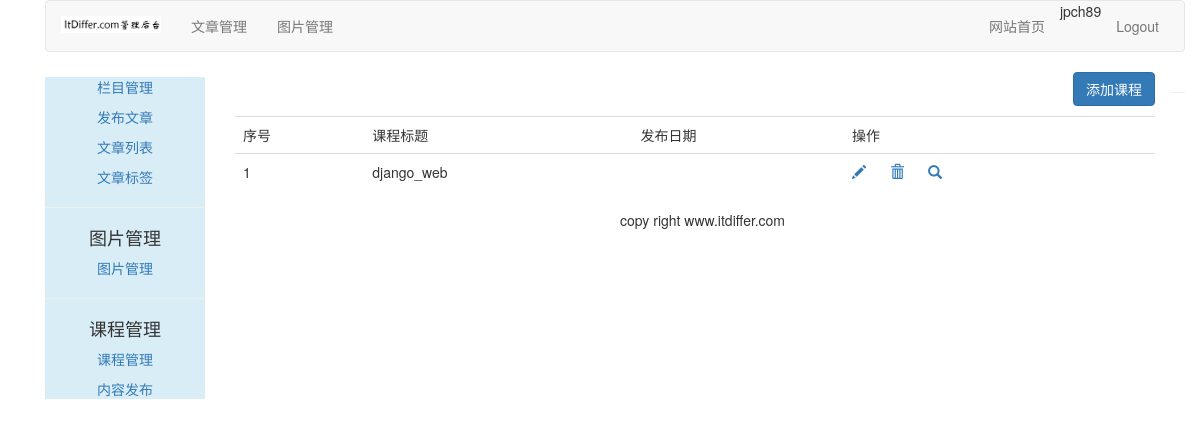
Before: /course/manage-course/ (signed in) with the older database file.
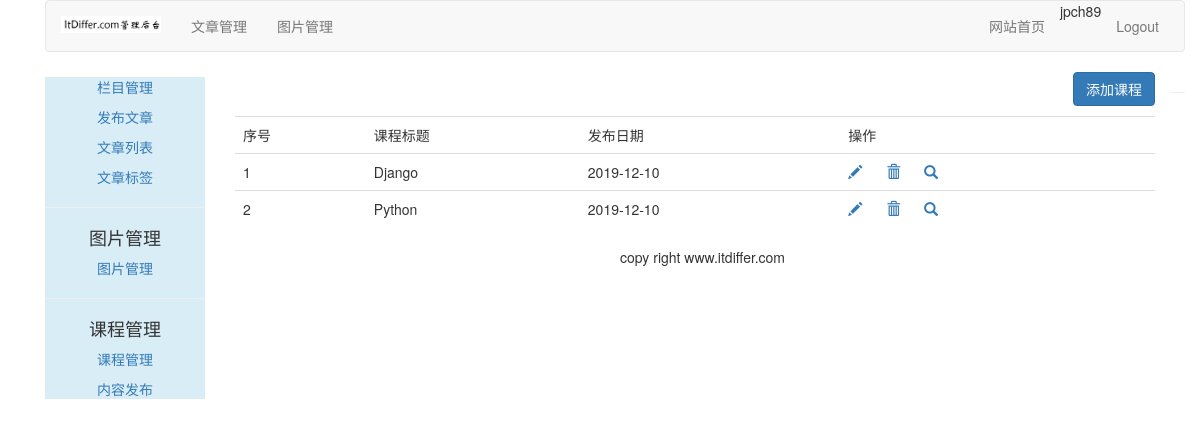
After: the same page with the newer database file.
### course/models.py (models this page shows, shortened)
class Course(models.Model):
    user = models.ForeignKey(User, on_delete=models.CASCADE, related_name='courses_user')
    title = models.CharField(max_length=200)
    slug = models.SlugField(max_length=200, unique=True)
    overview = models.TextField()
    created = models.DateTimeField(auto_now_add=True)
    student = models.ManyToManyField(User, related_name='courses_joined', blank=True)
    class Meta:
        ordering = ('-created', )

### course/views.py (the view)
# urls.py: path('manage-course/', ManageCourseListView.as_view(), name='manage_course'),
class ManageCourseListView(UserCourseMixin, ListView):
    context_object_name = 'courses'
    template_name = 'course/manage/manage_course_list.html'

### course/views.py (called while the page is built)
    def get_queryset(self):
        qs = super(UserMixin, self).get_queryset()
        return qs.filter(user=self.request.user)

### templates/course/manage/manage_course_list.html (shortened to what this page needs)
{% extends "article/base.html" %}
{% load static %}
{% block content %}
<div>
  <div class="text-right">
    <a href="{% url 'course:create_course' %}">
      <button type="button" class="btn btn-primary">添加课程</button>
    </a>
  </div>
  <table class="table table-hover" style="margin-top: 10px;">
    <tr>
      <td>序号</td>
      <td>课程标题</td>
      <td>发布日期</td>
      <td>操作</td>
    </tr>
    {% for course in courses %}
    <tr id={{ forloop.counter }}>
      <td>{{ forloop.counter }}</td>
      <td>{{ course.title }}</td>
      <td>{{ course.created | date:"Y-m-d" }}</td>
      <td>
        <a href="javascript:;" name="edit" onclick="updateCourseTitle({{ course.id }}, '{{ course.title }}')">
          <span class="glyphicon glyphicon-pencil"></span>
        </a>
        <a href="{% url 'course:delete_course' course.id %}" name="delete" class="delete">
          <span class="glyphicon glyphicon-trash" style="margin-left: 20px;"></span>
        </a>
        <a href="{% url 'course:list_lessons' course.id %}"><span class="glyphicon glyphicon-search"
            style="margin-left: 20px;"></span></a>
      </td>
    </tr>
    {% endfor %}
  </table>
</div>
{% endblock content %}

### templates/article/base.html (shortened to what this page needs)
{% load static %}
<!DOCTYPE html>
<html lang="zh-cn">
<head>
  <link rel="stylesheet" href="{% static 'css/bootstrap.css' %}">
</head>
<body>
  <div class="container">
    {% include "article/header.html" %}
    <div class="col-md-2">
      {% include "article/leftslider.html" %}
    </div>
    <div class="col-md-10">
      {% block content %}
      {% endblock content %}
    </div>
    {% include "footer.html" %}
  </div>
</body>
</html>

### templates/article/header.html
{% load static %}
<div class="container">
  <nav class="navbar navbar-default" role="navigation">
    <div class="navbar-header">
      <a href="http://www.itdiffer.com" class="navbar-brand">
        <img src="{% static 'images/backlogo.png' %}" alt="" width="100px">
      </a>
    </div>
    <div>
      <ul class="nav navbar-nav" role="tablist">
        <li><a href="{% url 'article:article_column' %}">文章管理</a></li>
        <li><a href="{% url 'image:list_images' %}">图片管理</a></li>
      </ul>
      <ul class="nav navbar-nav navbar-right" style="margin-right: 10px;">
        <li><a href="{% url 'blog:blog_title' %}">网站首页</a></li>
        <li><span>{{ user.username }}</span></li>
        <li><a href="{% url 'account:user_logout' %}">Logout</a></li>
      </ul>
    </div>
  </nav>
</div>

### templates/article/leftslider.html
<div class="bg-info">
  <div class="text-center" style="margin-top: 5px;">
    <p><a href="{% url 'article:article_column' %}">栏目管理</a></p>
    <p><a href="{% url 'article:article_post' %}">发布文章</a></p>
    <p><a href="{% url 'article:article_list' %}">文章列表</a></p>
    <p><a href="{% url 'article:article_tag' %}">文章标签</a></p>
  </div>
  <hr>
  <div class="text-center" style="margin-top: 5px;">
    <p>
      <h4>图片管理</h4>
    </p>
    <p><a href="{% url 'image:list_images' %}">图片管理</a></p>
  </div>
  <hr>
  <div class="text-center" style="margin-top: 5px;">
    <p><h4>课程管理</h4></p>
    <p><a href="{% url 'course:manage_course' %}">课程管理</a></p>
    <p><a href="{% url 'course:create_lesson' %}">内容发布</a></p>
  </div>
</div>

### templates/footer.html
<div class="container">
  <hr>
  <p class="text-center">copy right www.itdiffer.com</p>
</div>

Changed rows visible on the page:
removed Course: title "django_web"
added Course: title "Django", created "2019-12-10"
added Course: title "Python", created "2019-12-10"
